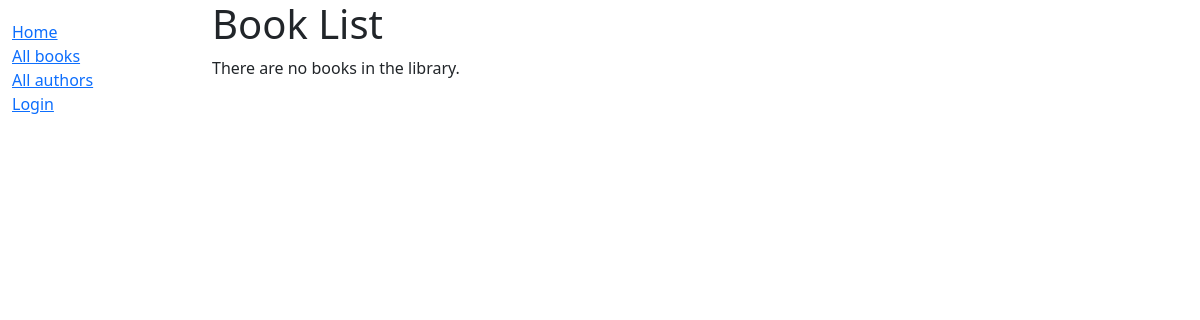
Before: /catalog/books/ with the older database file.
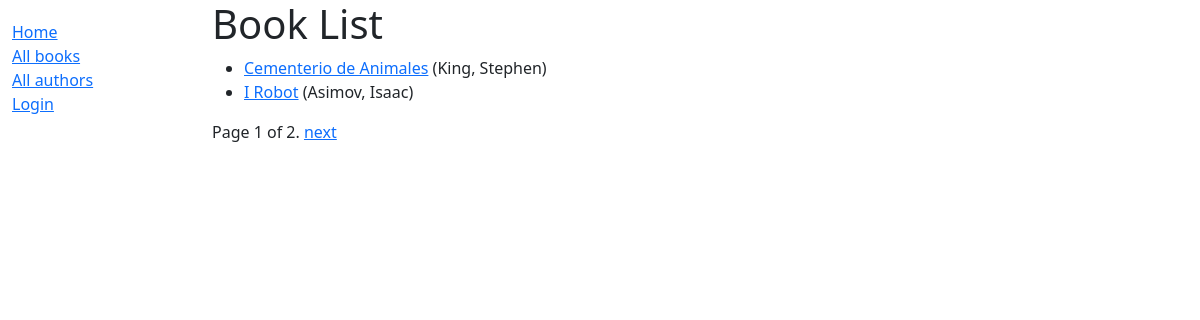
After: the same page with the newer database file.
### locallibrary/catalog/models.py (models this page shows, shortened)
class Book(models.Model):
    title = models.CharField(max_length=200)
    author = models.ForeignKey('Author', on_delete=models.SET_NULL, null=True)
    summary = models.TextField(max_length=1000, help_text='Enter a brief description of the book')
    isbn = models.CharField('ISBN', max_length=13, unique=True,
                             help_text='13 Character <a href="https://www.isbn-international.org/content/what-isbn">ISBN number</a>')
    genre = models.ManyToManyField(Genre, help_text='Select a genre for this book')
    language = models.ForeignKey('Language', on_delete=models.SET_NULL, null=True)
    class Meta:
        ordering = ['title']
    def get_absolute_url(self):
        return reverse('book-detail', args=[str(self.id)])
    def display_genre(self):
        """Create a string for the Genre. This is required to display genre in Admin."""
        return ', '.join(genre.name for genre in self.genre.all()[:3])
    display_genre.short_description = 'Genre'

class Author(models.Model):
    first_name = models.CharField(max_length=100)
    last_name = models.CharField(max_length=100)
    date_of_birth = models.DateField('birth', null=True, blank=True)
    date_of_death = models.DateField('died', null=True, blank=True)
    class Meta:
        ordering = ['last_name', 'first_name']
    def __str__(self):
        return f'{self.last_name}, {self.first_name}'

### locallibrary/catalog/views.py (the view)
# urls.py: path('books/', views.BookListView.as_view(), name='books'),
class BookListView(generic.ListView):
    model = Book
    paginate_by = 2

### locallibrary/catalog/templates/catalog/book_list.html
{% extends "base_generic.html" %}
{% block content %}
  <h1>Book List</h1>
  {% if book_list %}
  <ul>
    {% for book in book_list %}
      <li>
        <a href="{{ book.get_absolute_url }}">{{ book.title }}</a> ({{book.author}})
      </li>
    {% endfor %}
  </ul>
  {% else %}
    <p>There are no books in the library.</p>
  {% endif %}
{% endblock %}

Changed rows visible on the page:
added Book: title "Cementerio de Animales", author "King, Stephen"
added Book: title "I Robot", author "Asimov, Isaac"
Other visible differences:
{{ page_obj.number }}: (not shown) → "1"
{{ page_obj.paginator.num_pages }}: (not shown) → "2"
text no longer shown: "There are no books in the library."
text now shown: "Page of . next"
